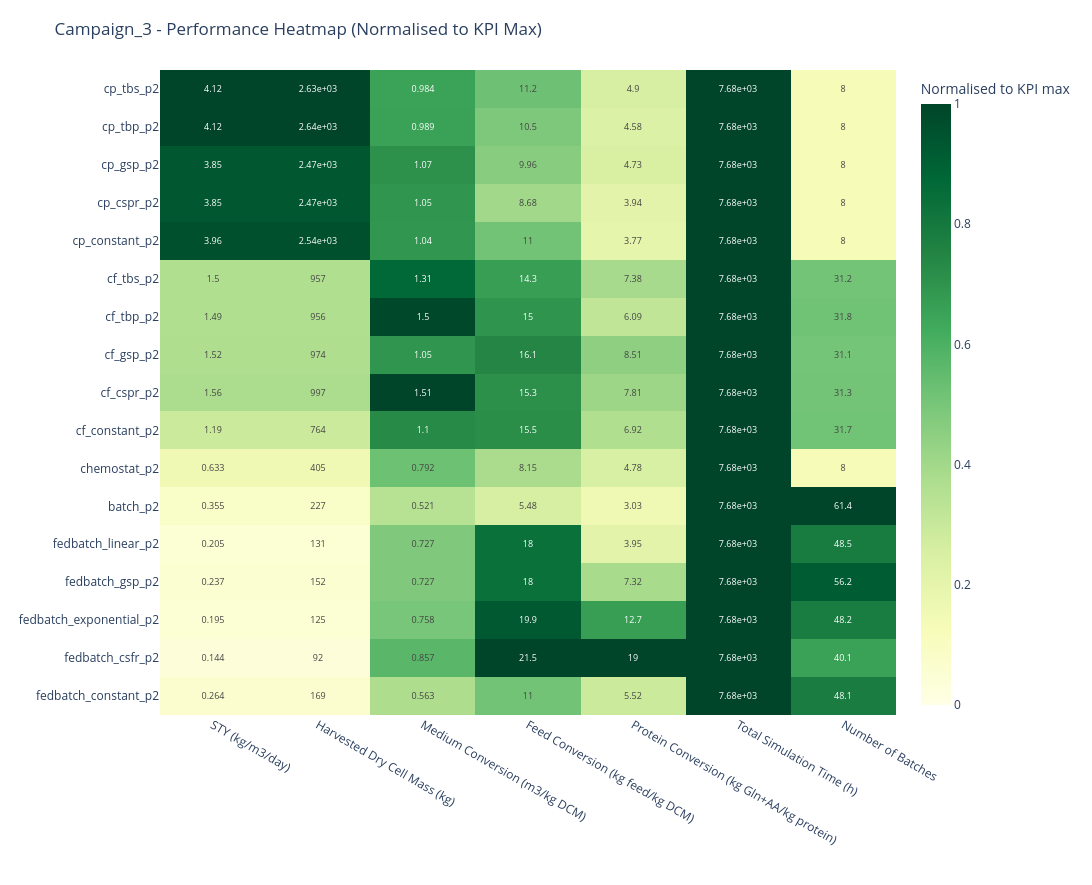

Source (notebook cell):
### Code cell
# Heatmap of normalized KPI values across runs, with original values as annotations
import plotly.graph_objects as go

if "plot_cols" not in globals() or not plot_cols:
    raise ValueError("No KPI columns available to plot.")

# Normalized heatmap using a zero baseline and the observed column maximum
heat_data = plot_data_ordered.set_index("short_label")[plot_cols].astype(float)
heat_norm = heat_data.divide(heat_data.max().replace(0, 1), axis=1)
heat_norm.columns = [KPI_LABELS_MAIN.get(c, c) for c in heat_norm.columns]

# Annotate with original (non-normalized) values
text_vals = heat_data.rename(columns=KPI_LABELS_MAIN).map(lambda v: f"{v:.3g}").values

fig2 = go.Figure(
    data=go.Heatmap(
        z=heat_norm.values,
        x=list(heat_norm.columns),
        y=list(heat_norm.index),
        text=text_vals,
        texttemplate="%{text}",
        textfont={"size": 9},
        colorscale="YlGn",
        zmin=0.0,
        zmax=1.0,
        colorbar={"title": "Normalised to KPI max"},
        hovertemplate=(
            "<b>%{y}</b><br>"
            + "%{x}<br>"
            + "Normalised: %{z:.3f}<extra></extra>"
        ),
    )
)

fig2.update_layout(
    title=f"{CAMPAIGN_LABEL} - Performance Heatmap (Normalised to KPI Max)",
    xaxis_title="",
    width=max(900, 220 + 170 * len(heat_norm.columns)),
    height=max(420, 120 + 45 * len(heat_norm.index)),
    margin=dict(l=160, r=40, t=70, b=70),
    template="plotly_white",
)

fig2.update_xaxes(tickangle=30)

fig2.show()

### Figure 1 — Plotly figure (JSON) as saved in the notebook; plotly's stock layout.template omitted (floating-point values rounded to 4 significant figures)
{"data": [{"colorbar": {"title": {"text": "Normalised to KPI max"}}, "colorscale": [[0, "rgb(255,255,229)"], [0.125, "rgb(247,252,185)"], [0.25, "rgb(217,240,163)"], [0.375, "rgb(173,221,142)"], [0.5, "rgb(120,198,121)"], [0.625, "rgb(65,171,93)"], [0.75, "rgb(35,132,67)"], [0.875, "rgb(0,104,55)"], [1, "rgb(0,69,41)"]], "hovertemplate": "<b>%{y}</b><br>%{x}<br>Normalised: %{z:.3f}<extra></extra>", "text": [["0.264", "169", "0.563", "11", "5.52", "7.68e+03", "48.1"], ["0.144", "92", "0.857", "21.5", "19", "7.68e+03", "40.1"], ["0.195", "125", "0.758", "19.9", "12.7", "7.68e+03", "48.2"], ["0.237", "152", "0.727", "18", "7.32", "7.68e+03", "56.2"], ["0.205", "131", "0.727", "18", "3.95", "7.68e+03", "48.5"], ["0.355", "227", "0.521", "5.48", "3.03", "7.68e+03", "61.4"], ["0.633", "405", "0.792", "8.15", "4.78", "7.68e+03", "8"], ["1.19", "764", "1.1", "15.5", "6.92", "7.68e+03", "31.7"], ["1.56", "997", "1.51", "15.3", "7.81", "7.68e+03", "31.3"], ["1.52", "974", "1.05", "16.1", "8.51", "7.68e+03", "31.1"], ["1.49", "956", "1.5", "15", "6.09", "7.68e+03", "31.8"], ["1.5", "957", "1.31", "14.3", "7.38", "7.68e+03", "31.2"], ["3.96", "2.54e+03", "1.04", "11", "3.77", "7.68e+03", "8"], ["3.85", "2.47e+03", "1.05", "8.68", "3.94", "7.68e+03", "8"], ["3.85", "2.47e+03", "1.07", "9.96", "4.73", "7.68e+03", "8"], ["4.12", "2.64e+03", "0.989", "10.5", "4.58", "7.68e+03", "8"], ["4.12", "2.63e+03", "0.984", "11.2", "4.9", "7.68e+03", "8"]], "textfont": {"size": 9}, "texttemplate": "%{text}", "type": "heatmap", "x": ["STY (kg/m3/day)", "Harvested Dry Cell Mass (kg)", "Medium Conversion (m3/kg DCM)", "Feed Conversion (kg feed/kg DCM)", "Protein Conversion (kg Gln+AA/kg protein)", "Total Simulation Time (h)", "Number of Batches"], "y": ["fedbatch_constant_p2", "fedbatch_csfr_p2", "fedbatch_exponential_p2", "fedbatch_gsp_p2", "fedbatch_linear_p2", "batch_p2", "chemostat_p2", "cf_constant_p2", "cf_cspr_p2", "cf_gsp_p2", "cf_tbp_p2", "cf_tbs_p2", "cp_constant_p2", "cp_cspr_p2", "cp_gsp_p2", "cp_tbp_p2", "cp_tbs_p2"], "z": [[0.06412, 0.06412, 0.373, 0.512, 0.2906, 1.0, 0.7837], [0.0349, 0.0349, 0.5681, 1.0, 1.0, 1.0, 0.6529], [0.04743, 0.04743, 0.5021, 0.9272, 0.6667, 1.0, 0.7847], [0.05764, 0.05764, 0.4817, 0.8349, 0.3855, 1.0, 0.9148], [0.04979, 0.04979, 0.4818, 0.8356, 0.2084, 1.0, 0.7895], [0.08626, 0.08626, 0.3452, 0.2549, 0.1594, 1.0, 1.0], [0.1538, 0.1538, 0.5247, 0.3789, 0.2517, 1.0, 0.1303], [0.2897, 0.2897, 0.7292, 0.7194, 0.3646, 1.0, 0.5162], [0.3782, 0.3782, 1.0, 0.7114, 0.4113, 1.0, 0.5103], [0.3695, 0.3695, 0.6971, 0.7466, 0.4486, 1.0, 0.5062], [0.3628, 0.3628, 0.9908, 0.7, 0.3211, 1.0, 0.5176], [0.3632, 0.3632, 0.8712, 0.6673, 0.3887, 1.0, 0.5087], [0.9621, 0.9621, 0.6921, 0.5128, 0.1987, 1.0, 0.1303], [0.9352, 0.9352, 0.6949, 0.4036, 0.2075, 1.0, 0.1303], [0.9355, 0.9355, 0.7088, 0.4632, 0.2495, 1.0, 0.1303], [1.0, 1.0, 0.6553, 0.488, 0.2411, 1.0, 0.1303], [0.9994, 0.9994, 0.6522, 0.5219, 0.258, 1.0, 0.1303]], "zmax": 1, "zmin": 0}], "layout": {"height": 885, "margin": {"b": 70, "l": 160, "r": 40, "t": 70}, "title": {"text": "Campaign_3 - Performance Heatmap (Normalised to KPI Max)"}, "width": 1410, "xaxis": {"tickangle": 30, "title": {"text": ""}}}}
